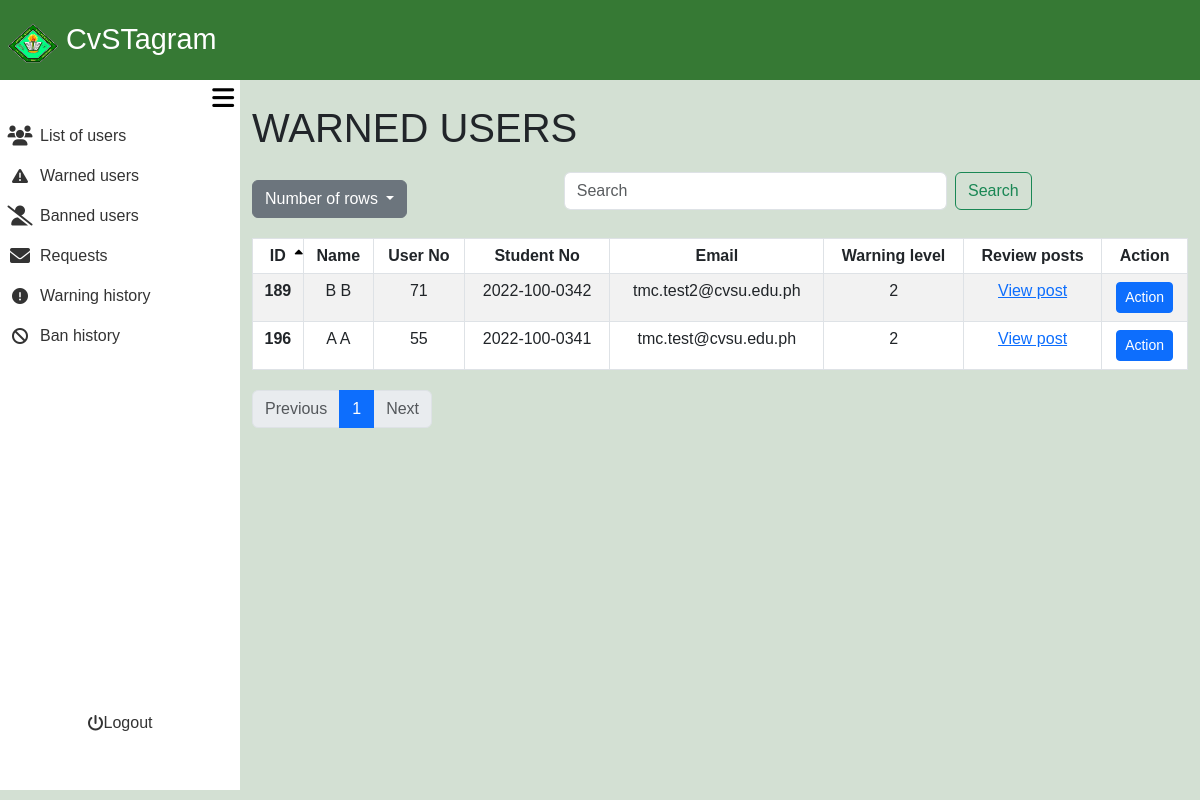
/admin_area/active_warn.php (signed in), run on an earlier commit of the app's database.
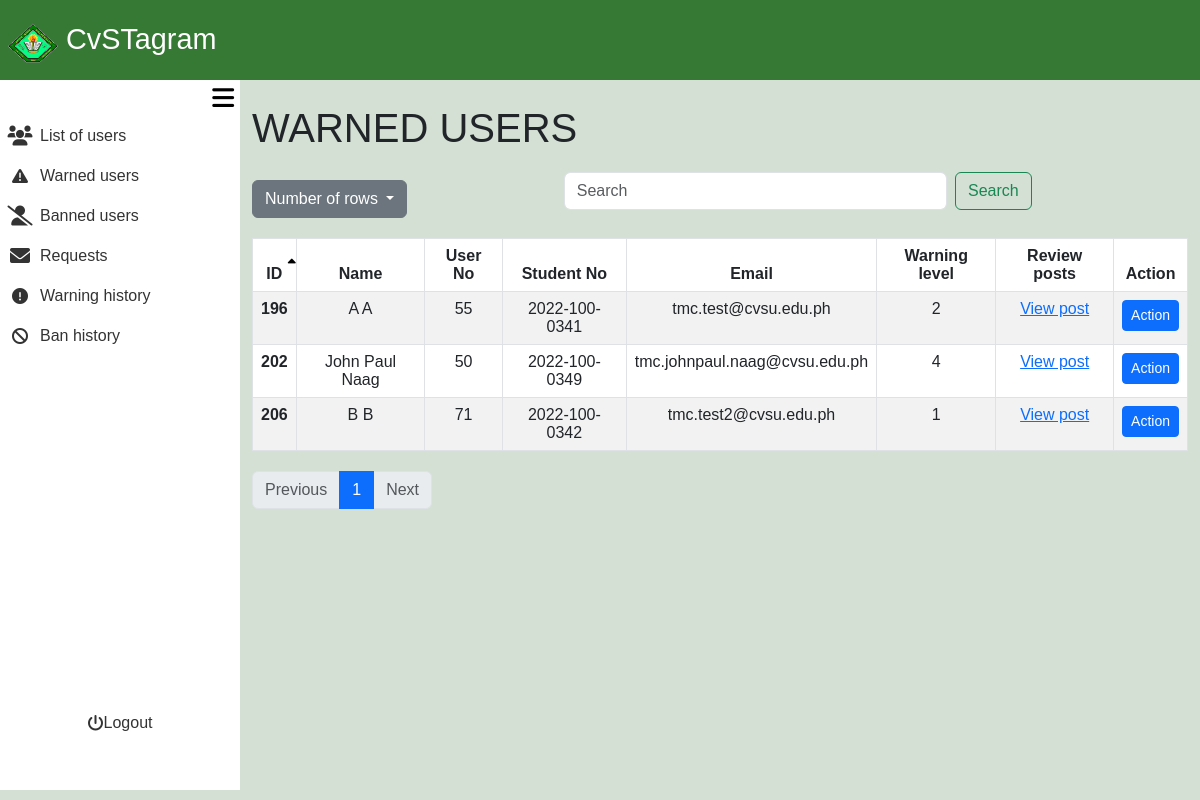
And on a later commit of the database.
### tables this page shows
CREATE TABLE `active_warning` (
  `active_warning_id` int(11) NOT NULL,
  `warning_id` int(11) NOT NULL,
  `user_no` int(11) NOT NULL,
  `warn_appeal_id` int(11) NOT NULL,
  `warning_level` int(11) NOT NULL DEFAULT 1,
  `issue_date` date NOT NULL,
  `reset_date` date NOT NULL
);

CREATE TABLE `user_registration` (
  `user_no` int(11) NOT NULL,
  `user_ip` varchar(255) NOT NULL,
  `user_ID` varchar(255) NOT NULL,
  `email` varchar(255) NOT NULL,
  `student_no` varchar(13) NOT NULL,
  `fname` varchar(255) NOT NULL,
  `lname` varchar(255) NOT NULL,
  `bday` date NOT NULL,
  `gender` varchar(20) NOT NULL,
  `coverphoto` varchar(250) NOT NULL,
  `profilepicture` varchar(250) NOT NULL,
  `created_at` timestamp NOT NULL DEFAULT current_timestamp(),
  `updated_at` timestamp NOT NULL DEFAULT current_timestamp() ON UPDATE current_timestamp(),
  `user_password` varchar(255) NOT NULL
);

### admin_area/active_warn.php (the view, shortened to what the changed rows need)
<?php
require_once '../include/connect.php';
require_once '../include/bootsrap.php';
?>
<!DOCTYPE html>
<html lang="en">
<head>
    <link rel="stylesheet" href="admin_dashbaord.css?v=<?php echo time(); ?>">
</head>
<body>
<div class="container-fluid screen">
    <div class="container-fluid contbody">
        <div class="container-fluid content">
<?php
$search = isset($_GET['search']) ? trim($_GET['search']) : '';
$sort_column = isset($_GET['sort']) ? $_GET['sort'] : 'warning_id';
$sort_direction = isset($_GET['direction']) && $_GET['direction'] == 'desc' ? 'desc' : 'asc';
$rows_per_page = isset($_GET['rows']) ? intval($_GET['rows']) : 10;
$page = isset($_GET['page']) ? intval($_GET['page']) : 1;
$offset = ($page - 1) * $rows_per_page;
$searchFilter = !empty($search) ? " AND (ur.fname LIKE '%$search%' OR aw.warning_id LIKE '%$search%' OR ur.lname LIKE '%$search%' OR ur.email LIKE '%$search%' OR ur.student_no LIKE '%$search%' OR ur.user_no LIKE '%$search%')" : "";
$usersQuery = "SELECT aw.warning_id, ur.fname, ur.lname, ur.user_no, ur.student_no, ur.email, aw.warning_level
FROM `active_warning`aw
LEFT JOIN user_registration ur ON aw.user_no = ur.user_no
               WHERE 1=1 $searchFilter
               ORDER BY $sort_column $sort_direction
               LIMIT $rows_per_page OFFSET $offset";
$usersResult = $con->query($usersQuery);
$totalQuery = "SELECT COUNT(*) AS total FROM user_registration";
$totalResult = $con->query($totalQuery);
$totalRecords = $totalResult->fetch_assoc()['total'];
$totalPages = ceil($totalRecords / $rows_per_page);
?>
    <div class="container mt-4 ">
        <h1>WARNED USERS</h1>
        <table class="table table-bordered table-striped">
            <thead>
                <tr>
                    <th scope="col" class="sortable <?php echo ($sort_column == 'warning_id') ? ($sort_direction == 'asc' ? 'asc' : 'desc') : ''; ?>" onclick="sortTable('warning_id')">ID<i class="fa-solid fa-sort-up"></i><i class="fa-solid fa-sort-down"></i></th>
                    <th scope="col" class="sortable <?php echo ($sort_column == 'fname') ? ($sort_direction == 'asc' ? 'asc' : 'desc') : ''; ?>" onclick="sortTable('fname')">Name</th>
                    <th scope="col" class="sortable <?php echo ($sort_column == 'user_no') ? ($sort_direction == 'asc' ? 'asc' : 'desc') : ''; ?>" onclick="sortTable('user_no')">User No</th>
                    <th scope="col" class="sortable <?php echo ($sort_column == 'student_no') ? ($sort_direction == 'asc' ? 'asc' : 'desc') : ''; ?>" onclick="sortTable('student_no')">Student No<i class="fa-solid fa-sort-up"></i><i class="fa-solid fa-sort-down"></i></th>
                    <th scope="col" class="sortable <?php echo ($sort_column == 'email') ? ($sort_direction == 'asc' ? 'asc' : 'desc') : ''; ?>" onclick="sortTable('email')">Email</th>
                    <th scope="col" class="sortable <?php echo ($sort_column == 'warning_level') ? ($sort_direction == 'asc' ? 'asc' : 'desc') : ''; ?>" onclick="sortTable('warning_level')">Warning level<i class="fa-solid fa-sort-up"></i><i class="fa-solid fa-sort-down"></i></th>
                    <th scope="col">Review posts</th>
                    <th scope="col">Action</th>
                </tr>
            </thead>
            <tbody>
                <?php
                while ($user = $usersResult->fetch_assoc()): ?>
                    <tr>
                        <th scope="row"><?php echo htmlspecialchars($user['warning_id']); ?></th>
                        <td><?php echo htmlspecialchars($user['fname'] . ' ' . $user['lname']); ?></td>
                        <td><?php echo htmlspecialchars($user['user_no']); ?></td>
                        <td><?php echo htmlspecialchars($user['student_no']); ?></td>
                        <td><?php echo htmlspecialchars($user['email']); ?></td>
                        <td><?php echo htmlspecialchars($user['warning_level']); ?></td>
                        <td>
                            <a class="Review_posts text-primary" href="../admin_area/review_post.php?user_no=<?php echo htmlspecialchars($user['user_no']); ?>">View post</a>
                        </td>
                        <td>
                            <a href="admin_action.php?user_no=<?php echo htmlspecialchars($user['user_no']); ?>" class="btn btn-primary btn-sm">Action</a>
                        </td>
                    </tr>
                <?php endwhile; ?>
            </tbody>
        </table>
        <nav aria-label="Page navigation">
            <ul class="pagination">
                <?php for ($i = 1; $i <= $totalPages; $i++): ?>
                    <li class="page-item <?php if ($i == $page) echo 'active'; ?>">
                        <a class="page-link" href="?rows=<?php echo $rows_per_page; ?>&page=<?php echo $i; ?>&sort=<?php echo $sort_column; ?>&direction=<?php echo $sort_direction; ?>"><?php echo $i; ?></a>
                    </li>
                <?php endfor; ?>
            </ul>
        </nav>
    </div>
        </div>
    </div>
</div>
</body>
</html>

What changed in the data, as far as the page shows it:
removed active_warning: warning "189", user_registration.fname+lname "B B", user_registration.user_no "71", user_registration.student_no "2022-100-0342", user_registration.email "tmc.test2@cvsu.edu.ph", warning_level "2"
added active_warning: warning "202", user_registration.fname+lname "John Paul Naag", user_registration.user_no "50", user_registration.student_no "2022-100-0349", user_registration.email "tmc.johnpaul.naag@cvsu.edu.ph", warning_level "4"
added active_warning: warning "206", user_registration.fname+lname "B B", user_registration.user_no "71", user_registration.student_no "2022-100-0342", user_registration.email "tmc.test2@cvsu.edu.ph", warning_level "1"
